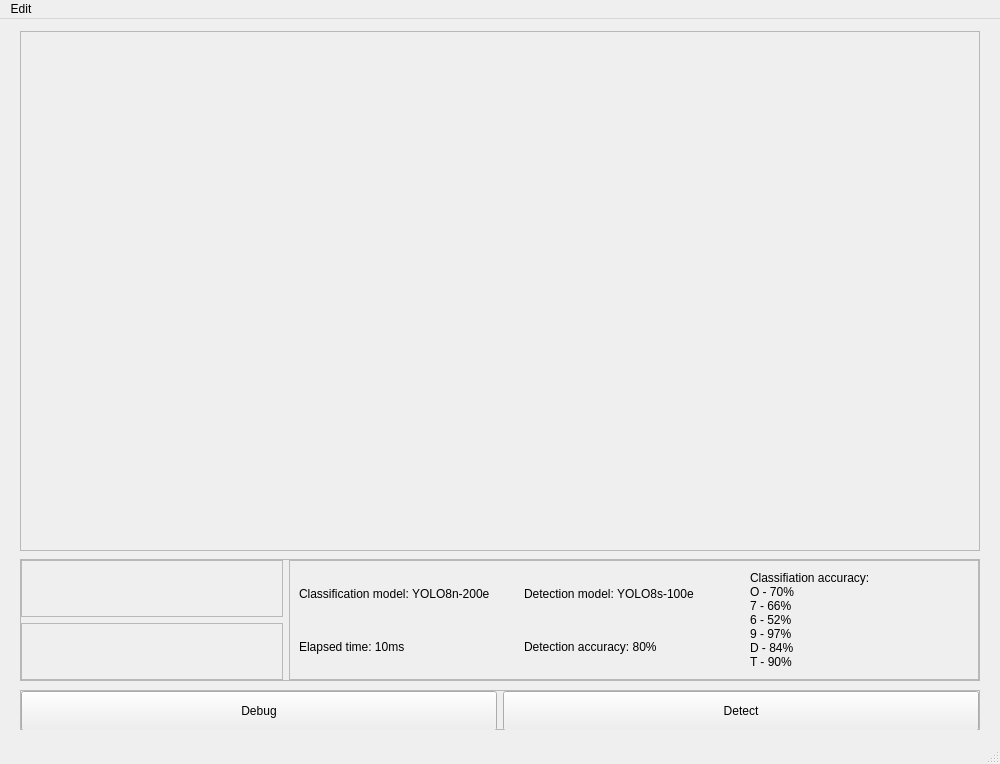
<?xml version="1.0" encoding="UTF-8"?>
<ui version="4.0">
 <class>MainWindow</class>
 <widget class="QMainWindow" name="MainWindow">
  <property name="geometry">
   <rect>
    <x>0</x>
    <y>0</y>
    <width>1000</width>
    <height>764</height>
   </rect>
  </property>
  <property name="minimumSize">
   <size>
    <width>1000</width>
    <height>764</height>
   </size>
  </property>
  <property name="windowTitle">
   <string>MainWindow</string>
  </property>
  <widget class="QWidget" name="centralwidget">
   <layout class="QGridLayout" name="gridLayout_2">
    <item row="1" column="1">
     <widget class="QFrame" name="mainFrame">
      <property name="minimumSize">
       <size>
        <width>960</width>
        <height>520</height>
       </size>
      </property>
      <property name="sizeIncrement">
       <size>
        <width>16</width>
        <height>9</height>
       </size>
      </property>
      <property name="frameShape">
       <enum>QFrame::StyledPanel</enum>
      </property>
      <property name="frameShadow">
       <enum>QFrame::Raised</enum>
      </property>
      <layout class="QGridLayout" name="gridLayout_3">
       <property name="leftMargin">
        <number>0</number>
       </property>
       <property name="topMargin">
        <number>0</number>
       </property>
       <property name="rightMargin">
        <number>0</number>
       </property>
       <property name="bottomMargin">
        <number>0</number>
       </property>
       <property name="spacing">
        <number>0</number>
       </property>
       <item row="0" column="0">
        <widget class="QLabel" name="mainView">
         <property name="sizePolicy">
          <sizepolicy hsizetype="Preferred" vsizetype="Preferred">
           <horstretch>0</horstretch>
           <verstretch>0</verstretch>
          </sizepolicy>
         </property>
         <property name="sizeIncrement">
          <size>
           <width>16</width>
           <height>9</height>
          </size>
         </property>
         <property name="text">
          <string/>
         </property>
         <property name="alignment">
          <set>Qt::AlignCenter</set>
         </property>
        </widget>
       </item>
      </layout>
     </widget>
    </item>
    <item row="5" column="1">
     <widget class="QFrame" name="frame_6">
      <property name="minimumSize">
       <size>
        <width>960</width>
        <height>40</height>
       </size>
      </property>
      <property name="frameShape">
       <enum>QFrame::StyledPanel</enum>
      </property>
      <property name="frameShadow">
       <enum>QFrame::Raised</enum>
      </property>
      <layout class="QHBoxLayout" name="horizontalLayout">
       <property name="leftMargin">
        <number>0</number>
       </property>
       <property name="topMargin">
        <number>0</number>
       </property>
       <property name="rightMargin">
        <number>0</number>
       </property>
       <property name="bottomMargin">
        <number>0</number>
       </property>
       <item>
        <widget class="QPushButton" name="debugBtn">
         <property name="minimumSize">
          <size>
           <width>0</width>
           <height>40</height>
          </size>
         </property>
         <property name="text">
          <string>Debug</string>
         </property>
        </widget>
       </item>
       <item>
        <widget class="QPushButton" name="detectBtn">
         <property name="minimumSize">
          <size>
           <width>0</width>
           <height>40</height>
          </size>
         </property>
         <property name="text">
          <string>Detect</string>
         </property>
        </widget>
       </item>
      </layout>
     </widget>
    </item>
    <item row="3" column="1">
     <widget class="QFrame" name="frame_5">
      <property name="minimumSize">
       <size>
        <width>960</width>
        <height>122</height>
       </size>
      </property>
      <property name="frameShape">
       <enum>QFrame::StyledPanel</enum>
      </property>
      <property name="frameShadow">
       <enum>QFrame::Raised</enum>
      </property>
      <layout class="QGridLayout" name="gridLayout">
       <property name="leftMargin">
        <number>0</number>
       </property>
       <property name="topMargin">
        <number>0</number>
       </property>
       <property name="rightMargin">
        <number>0</number>
       </property>
       <property name="bottomMargin">
        <number>0</number>
       </property>
       <item row="1" column="0">
        <widget class="QFrame" name="plateDecodedFrame">
         <property name="minimumSize">
          <size>
           <width>260</width>
           <height>56</height>
          </size>
         </property>
         <property name="sizeIncrement">
          <size>
           <width>16</width>
           <height>9</height>
          </size>
         </property>
         <property name="frameShape">
          <enum>QFrame::StyledPanel</enum>
         </property>
         <property name="frameShadow">
          <enum>QFrame::Raised</enum>
         </property>
         <layout class="QGridLayout" name="gridLayout_5">
          <property name="leftMargin">
           <number>0</number>
          </property>
          <property name="topMargin">
           <number>0</number>
          </property>
          <property name="rightMargin">
           <number>0</number>
          </property>
          <property name="bottomMargin">
           <number>0</number>
          </property>
          <property name="spacing">
           <number>0</number>
          </property>
          <item row="0" column="0">
           <widget class="QLabel" name="plateDecodedLabel">
            <property name="text">
             <string/>
            </property>
            <property name="alignment">
             <set>Qt::AlignCenter</set>
            </property>
           </widget>
          </item>
         </layout>
        </widget>
       </item>
       <item row="0" column="0">
        <widget class="QFrame" name="plateFrame">
         <property name="minimumSize">
          <size>
           <width>260</width>
           <height>56</height>
          </size>
         </property>
         <property name="sizeIncrement">
          <size>
           <width>16</width>
           <height>9</height>
          </size>
         </property>
         <property name="frameShape">
          <enum>QFrame::StyledPanel</enum>
         </property>
         <property name="frameShadow">
          <enum>QFrame::Raised</enum>
         </property>
         <layout class="QGridLayout" name="gridLayout_4">
          <property name="leftMargin">
           <number>0</number>
          </property>
          <property name="topMargin">
           <number>0</number>
          </property>
          <property name="rightMargin">
           <number>0</number>
          </property>
          <property name="bottomMargin">
           <number>0</number>
          </property>
          <property name="spacing">
           <number>0</number>
          </property>
          <item row="0" column="0">
           <widget class="QLabel" name="plateView">
            <property name="text">
             <string/>
            </property>
            <property name="alignment">
             <set>Qt::AlignCenter</set>
            </property>
           </widget>
          </item>
         </layout>
        </widget>
       </item>
       <item row="0" column="1" rowspan="2">
        <widget class="QFrame" name="frame_4">
         <property name="minimumSize">
          <size>
           <width>690</width>
           <height>0</height>
          </size>
         </property>
         <property name="frameShape">
          <enum>QFrame::StyledPanel</enum>
         </property>
         <property name="frameShadow">
          <enum>QFrame::Raised</enum>
         </property>
         <layout class="QGridLayout" name="gridLayout_6">
          <item row="0" column="0">
           <widget class="QLabel" name="labelClsModel">
            <property name="text">
             <string>Classification model: YOLO8n-200e</string>
            </property>
           </widget>
          </item>
          <item row="0" column="1">
           <widget class="QLabel" name="labelDetModel">
            <property name="text">
             <string>Detection model: YOLO8s-100e</string>
            </property>
           </widget>
          </item>
          <item row="0" column="2" rowspan="2">
           <widget class="QLabel" name="labelClsAcc">
            <property name="text">
             <string>Classifiation accuracy:
O - 70%
7 - 66%
6 - 52%
9 - 97%
D - 84%
T - 90%</string>
            </property>
            <property name="alignment">
             <set>Qt::AlignLeading|Qt::AlignLeft|Qt::AlignVCenter</set>
            </property>
           </widget>
          </item>
          <item row="1" column="0">
           <widget class="QLabel" name="labelTime">
            <property name="text">
             <string>Elapsed time: 10ms</string>
            </property>
           </widget>
          </item>
          <item row="1" column="1">
           <widget class="QLabel" name="labelDetAcc">
            <property name="text">
             <string>Detection accuracy: 80%</string>
            </property>
           </widget>
          </item>
         </layout>
        </widget>
       </item>
      </layout>
     </widget>
    </item>
    <item row="4" column="1">
     <spacer name="verticalSpacer">
      <property name="orientation">
       <enum>Qt::Vertical</enum>
      </property>
      <property name="sizeHint" stdset="0">
       <size>
        <width>20</width>
        <height>40</height>
       </size>
      </property>
     </spacer>
    </item>
    <item row="0" column="1">
     <spacer name="verticalSpacer_4">
      <property name="orientation">
       <enum>Qt::Vertical</enum>
      </property>
      <property name="sizeHint" stdset="0">
       <size>
        <width>20</width>
        <height>40</height>
       </size>
      </property>
     </spacer>
    </item>
    <item row="6" column="1">
     <spacer name="verticalSpacer_3">
      <property name="orientation">
       <enum>Qt::Vertical</enum>
      </property>
      <property name="sizeHint" stdset="0">
       <size>
        <width>20</width>
        <height>40</height>
       </size>
      </property>
     </spacer>
    </item>
    <item row="2" column="1">
     <spacer name="verticalSpacer_2">
      <property name="orientation">
       <enum>Qt::Vertical</enum>
      </property>
      <property name="sizeHint" stdset="0">
       <size>
        <width>20</width>
        <height>40</height>
       </size>
      </property>
     </spacer>
    </item>
    <item row="3" column="2">
     <spacer name="horizontalSpacer">
      <property name="orientation">
       <enum>Qt::Horizontal</enum>
      </property>
      <property name="sizeHint" stdset="0">
       <size>
        <width>40</width>
        <height>20</height>
       </size>
      </property>
     </spacer>
    </item>
    <item row="1" column="0">
     <spacer name="horizontalSpacer_2">
      <property name="orientation">
       <enum>Qt::Horizontal</enum>
      </property>
      <property name="sizeHint" stdset="0">
       <size>
        <width>40</width>
        <height>20</height>
       </size>
      </property>
     </spacer>
    </item>
   </layout>
  </widget>
  <widget class="QMenuBar" name="menubar">
   <property name="geometry">
    <rect>
     <x>0</x>
     <y>0</y>
     <width>1000</width>
     <height>21</height>
    </rect>
   </property>
   <widget class="QMenu" name="menuSettings">
    <property name="title">
     <string>Edit</string>
    </property>
    <addaction name="actionOpen"/>
    <addaction name="actionSettings"/>
   </widget>
   <addaction name="menuSettings"/>
  </widget>
  <widget class="QStatusBar" name="statusbar"/>
  <action name="actionOpen">
   <property name="text">
    <string>Open</string>
   </property>
  </action>
  <action name="actionSettings">
   <property name="text">
    <string>Settings</string>
   </property>
  </action>
 </widget>
 <resources/>
 <connections/>
</ui>
